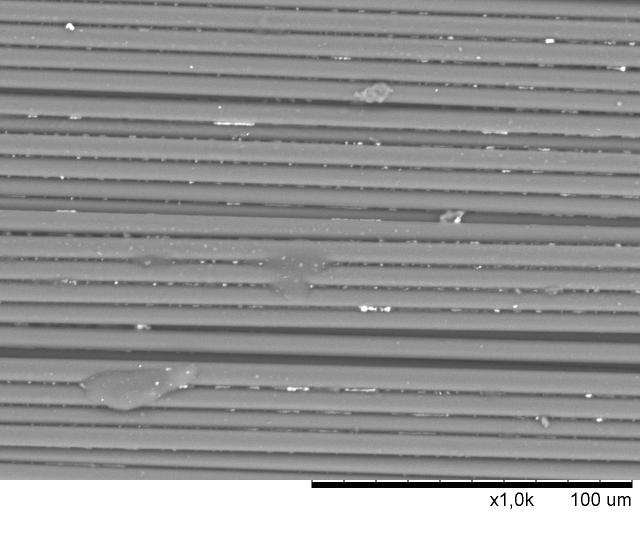
#> input picture im2.bmp, 1280 x 1100 px (shown at 1/2 size)
$ python main.py
#> lines starting #> are read from the running program, lines starting #| are printed output that depends on the picture; after the words box and inside, x2 and y2 are one past the last pixel; in counts of white or black regions, pixels touching at a corner belong together
import cv2
import numpy as np
import skimage.exposure
import matplotlib.pyplot as plt
import imutils
import math
from scipy.stats import norm
import seaborn as sns

def get_len(img):
    cropped_image = img[965:980, 0:1280]
    height, width, channels = cropped_image.shape
    y = height//2
    x = 0
    counting = False
    black = []
    while x < width:
        r,g,b = cropped_image[y, x]
        x+=1
        if r != 0 and g != 0 and b !=0:
            if counting:
                pixels+=1
            else:
                counting=True
                pixels = 1
        else:
            if counting:
                counting = False
                black.append(pixels)
    return max(black)


## Поиск волокн
img = cv2.imread('im2.bmp')
#> img is the input picture: shape (1100, 1280, 3); min 0, max 255, mean 150.3
pix_um = 100 / get_len(img)
#> after the loop in get_len, `while x < width:`: black = [623]; x = 1280
#> pix_um = 0.161

img_grey = cv2.cvtColor(img,cv2.COLOR_BGR2GRAY)
thresh = 140

ret,thresh_img = cv2.threshold(img_grey, thresh, 250, cv2.THRESH_BINARY)
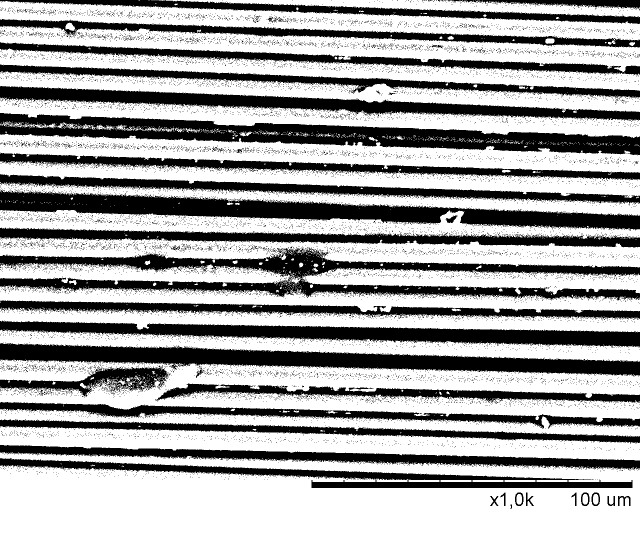
#> thresh_img: shape (1100, 1280) (shown at 1/2 size); values 0 (black) and 250 (white), 64.1% white; 13869 black regions (13818 under 20 px)
#> ret = 140

contours, hierarchy = cv2.findContours(thresh_img, cv2.RETR_TREE, cv2.CHAIN_APPROX_TC89_KCOS)
#> contours = 22460 contours, 22359 with area under 20; largest, box (x1, y1, x2, y2) and area: (0, 904, 1280, 1100) 203063, (0, 719, 1280, 844) 86396, (0, 268, 1280, 346) 47395, (0, 852, 1280, 921) 46160, (0, 51, 1280, 144) 45196
contours = [cnt for cnt in contours if cv2.contourArea(cnt) > 9000]
#> contours = 20 contours; largest, box (x1, y1, x2, y2) and area: (0, 904, 1280, 1100) 203063, (0, 719, 1280, 844) 86396, (0, 268, 1280, 346) 47395, (0, 852, 1280, 921) 46160, (0, 51, 1280, 144) 45196
img_contours = np.zeros(img.shape)

cv2.drawContours(img_contours, contours, -1, (0,255,0), -1)
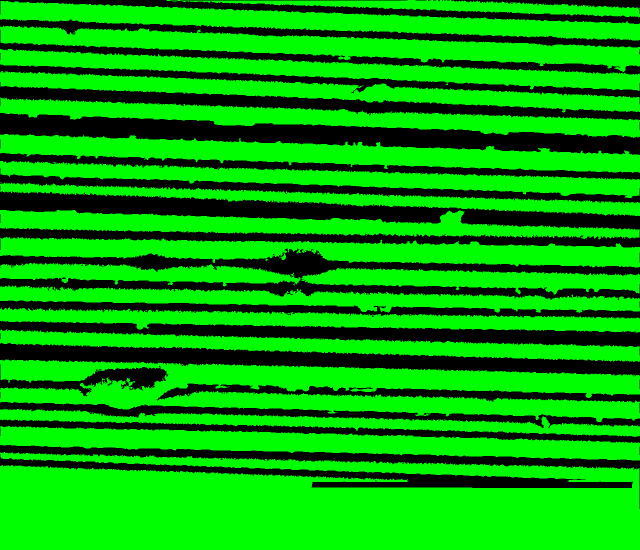
#> img_contours: shape (1100, 1280, 3) float64 (shown at 1/2 size); mean of channels 0, 1, 2 0, 167.7, 0; drawn as B, G, R

cv2.imwrite('result.png',img_contours)

img = cv2.imread('result.png')

## Перевод в черно белую фотографию
lab = cv2.cvtColor(img,cv2.COLOR_BGR2LAB)
#> lab: shape (1100, 1280, 3); mean of channels 0, 1, 2 147.3, 71.5, 182.6

A = lab[:,:,1]
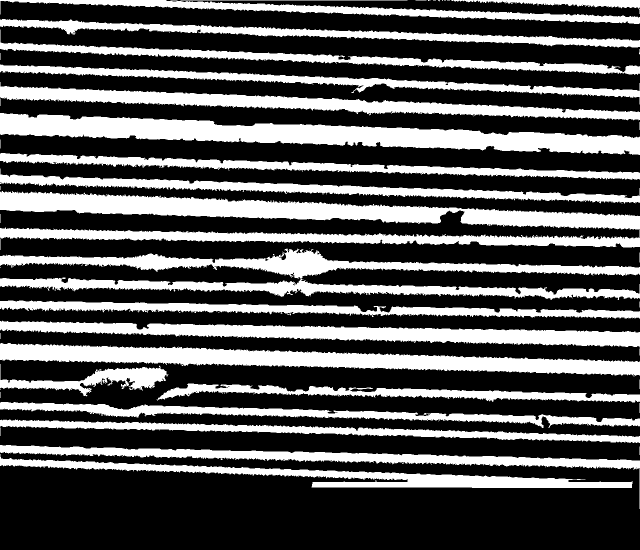
#> A: shape (1100, 1280) (shown at 1/2 size); values 42 (black) and 128 (white), 34.2% white; 56 white regions (31 under 20 px), largest, box (x1, y1, x2, y2) and area: (0, 382, 1280, 495) 62786, (0, 226, 1280, 310) 47782, (0, 497, 1280, 600) 45182

thresh = cv2.threshold(A, 0, 255, cv2.THRESH_BINARY+cv2.THRESH_OTSU)[1]

blur = cv2.GaussianBlur(thresh, (0,0), sigmaX=5, sigmaY=5, borderType = cv2.BORDER_DEFAULT)
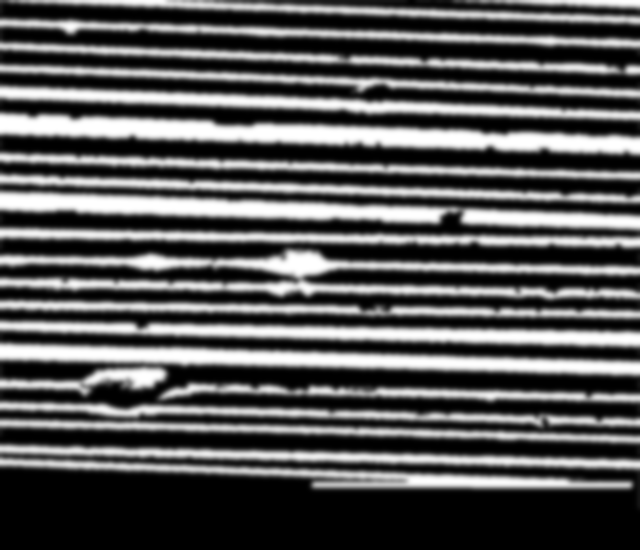
#> blur: shape (1100, 1280) (shown at 1/2 size); min 0, max 255, mean 87.2

mask = skimage.exposure.rescale_intensity(blur, in_range=(127.5,255), out_range=(0,255)).astype(np.uint8)
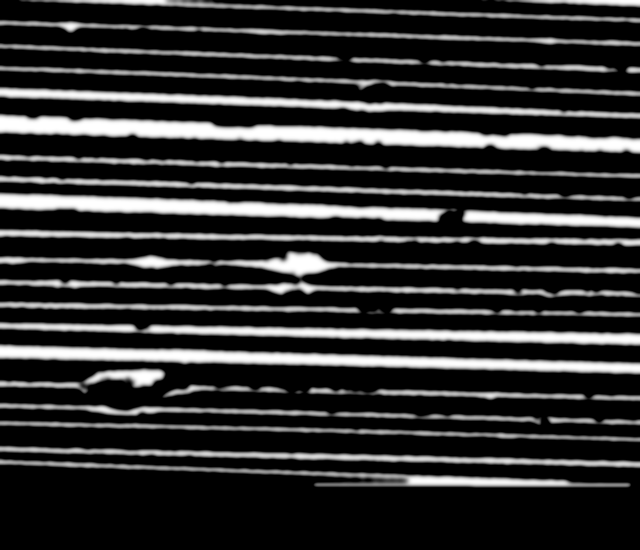
#> mask: shape (1100, 1280) (shown at 1/2 size); min 0, max 255, mean 49.4

result = img.copy()
result = cv2.cvtColor(img,cv2.COLOR_BGR2BGRA)
result[:,:,3] = mask

cv2.imwrite('black.png', mask)


## Поиск линий
def process(img):
    img_gray = cv2.cvtColor(img, cv2.COLOR_BGR2GRAY)
    _, thresh = cv2.threshold(img_gray, 128, 255, cv2.THRESH_BINARY)
    img_blur = cv2.GaussianBlur(thresh, (5, 5), 2)
    img_canny = cv2.Canny(img_blur, 0, 0)
    return img_canny

def get_contours(img):
    contours = cv2.findContours(process(img), cv2.RETR_TREE, cv2.CHAIN_APPROX_NONE)
    # mask = np.zeros_like(img)
    # cv2.drawContours(mask, contours, -1, (0,255,0), -1)
    cnts = imutils.grab_contours(contours)

    # [15 lines of commented-out code are left out]


def count_dist(img):
    height, width, channels = img.shape
    print(height,width)
    middle = width//2
    start = 0
    dists =[]
    all = []
    counting = True
    pixels = 0
    while middle != width:
        while start != height:
            r,g,b = img[start, middle]
            if r != 0 and g != 0 and b !=0:
                if counting:
                    pixels+=1
                else:
                    counting=True
                    pixels = 1
            else:
                if counting:
                    counting = False
                    result = pixels * pix_um ## перевод в нанометры
                    dists.append(result)
            start+=1
        all.append(dists)
        middle+=1
    return all

def remove_arrs(dists):
    dct = {}
    for dist in dists:
        if dct.get(len(dist)):
            dct[len(dist)] = dct[len(dist)] + 1
        else:
           dct[len(dist)] = 1
    dsts = []
    inverse = [(value, key) for key, value in dct.items()]
    key = max(inverse)[1]
    for dist in dists:
        if len(dist) == key:
            dsts.append(dist)

    return dsts

img1 = cv2.imread('black.png')
#> img1: shape (1100, 1280, 3); min 0, max 255, mean 49.4
x = count_dist(img1)
#| 1100 1280
#> after the loop in count_dist, `while middle != width:`: all = 640 items; dists = [0, 2.09, 2.09, 2.25, 2.25, 3.85, 6.1, 2.41, 2.57, 5.46, 2.57, 6.26, 2.57, 2.41, 4.01, 4.65, 2.41, 2.25, 2.09, 2.89, 2.09, 1.77]; middle = 1280; result = 1.77; start = 1100
#> x = 640 items

x = remove_arrs(x)
#> after the loop in remove_arrs, `for dist in dists:`: dct = {22: 640}
#> in remove_arrs, `inverse = [(value, key) for key, value in dct.items()]`: inverse = [(640, 22)]
#> in remove_arrs, `key = max(inverse)[1]`: key = 22
#> after the loop in remove_arrs, `for dist in dists:`: dsts = 640 items

mean = np.mean(x)
#> mean = 2.95

sd = np.std(x)
#> sd = 1.48
distr = norm(mean, sd)
sns.distplot(distr.rvs(1000))

plt.show()
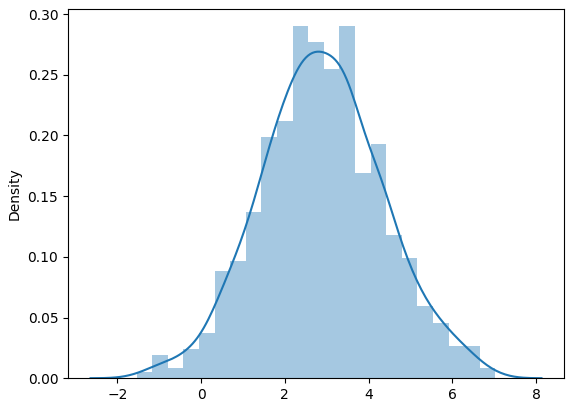
#> figure drawn by matplotlib, 1 panel; tallest bar 0.29 high, from x = 2.18 to 2.56; curve peaks at x = 2.82, y = 0.269

$ run again, with im1.bmp copied over im2.bmp
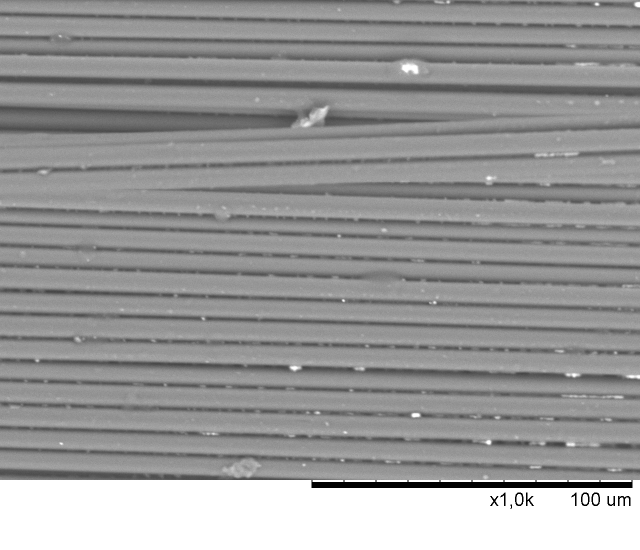
#> input picture im1.bmp, 1280 x 1100 px (shown at 1/2 size)
#> img is the input picture: shape (1100, 1280, 3); min 0, max 255, mean 152.3
#> after the loop in get_len, `while x < width:`: black = [623]; x = 1280
#> pix_um = 0.161
#> `ret,thresh_img = cv2.threshold(img_grey, thresh, 250, cv2.THRESH_BINARY)`:
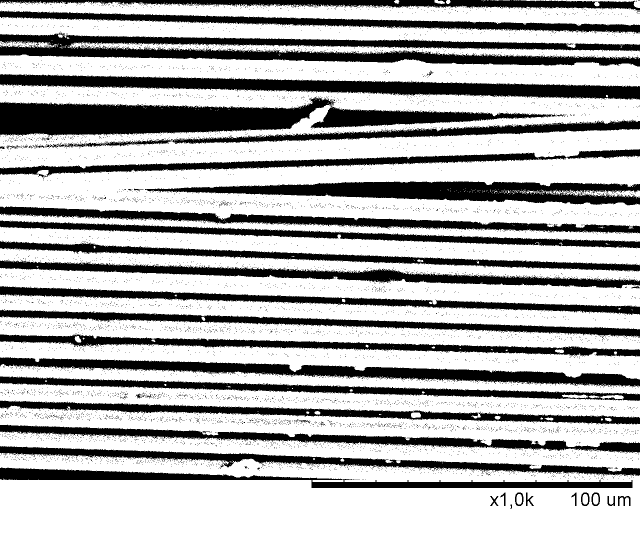
#> thresh_img: shape (1100, 1280) (shown at 1/2 size); values 0 (black) and 250 (white), 68.6% white; 7597 black regions (7549 under 20 px)
#> ret = 140
#> `contours, hierarchy = cv2.findContours(thresh_img, cv2.RETR_TREE, cv2...`: contours = 11831 contours, 11758 with area under 20; largest, box (x1, y1, x2, y2) and area: (0, 168, 1280, 457) 225938, (0, 906, 1280, 1100) 200441, (0, 109, 1280, 174) 49171, (0, 811, 1280, 894) 47008, (0, 536, 1280, 614) 45808
#> `contours = [cnt for cnt in contours if cv2.contourArea(cnt) > 9000]`: contours = 18 contours; largest, box (x1, y1, x2, y2) and area: (0, 168, 1280, 457) 225938, (0, 906, 1280, 1100) 200441, (0, 109, 1280, 174) 49171, (0, 811, 1280, 894) 47008, (0, 536, 1280, 614) 45808
#> lab: shape (1100, 1280, 3); mean of channels 0, 1, 2 155.6, 68.2, 185.7
#> A: shape (1100, 1280); values 42 (black) and 128 (white), 30.5% white; 30 white regions (7 under 20 px), largest, box (x1, y1, x2, y2) and area: (0, 0, 1280, 133) 70965, (0, 194, 670, 271) 33504, (0, 148, 1280, 199) 29094
#| 1100 1280
#> after the loop in count_dist, `while middle != width:`: all = 640 items; dists = [1.77, 2.09, 2.09, 3.05, 3.69, 2.89, 1.77, 1.77, 1.77, 4.01, 2.57, 1.93, 1.77, 2.25, 1.93, 1.93, 1.77, 3.21, 2.25, 2.25, 2.25, 2.25, 2.89]; middle = 1280; result = 2.89; start = 1100
#> `x = count_dist(img1)`: x = 640 items
#> after the loop in remove_arrs, `for dist in dists:`: dct = {23: 640}
#> inverse = [(640, 23)]
#> key = 23
#> after the loop in remove_arrs, `for dist in dists:`: dsts = 640 items
#> mean = 2.35
#> sd = 0.633
#> `plt.show()`:
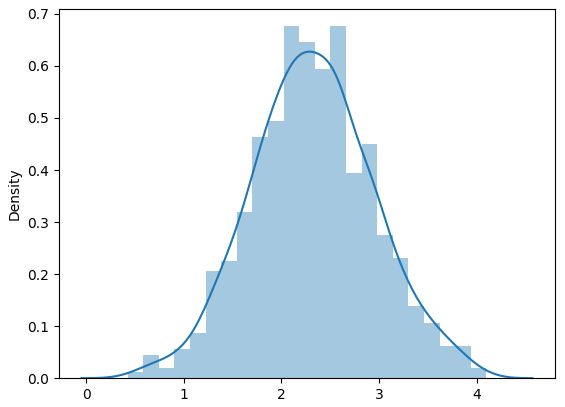
#> figure drawn by matplotlib, 1 panel; tallest bar 0.676 high, from x = 2.5 to 2.66; curve peaks at x = 2.3, y = 0.627
